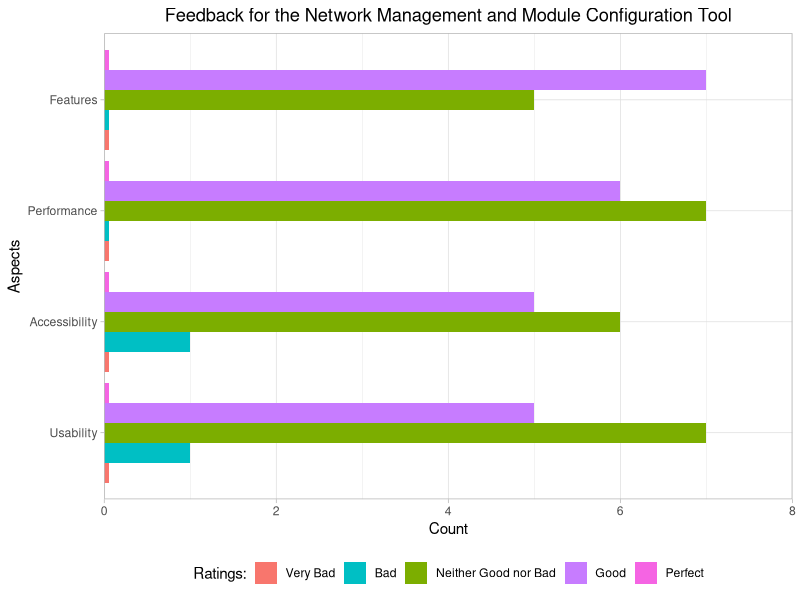
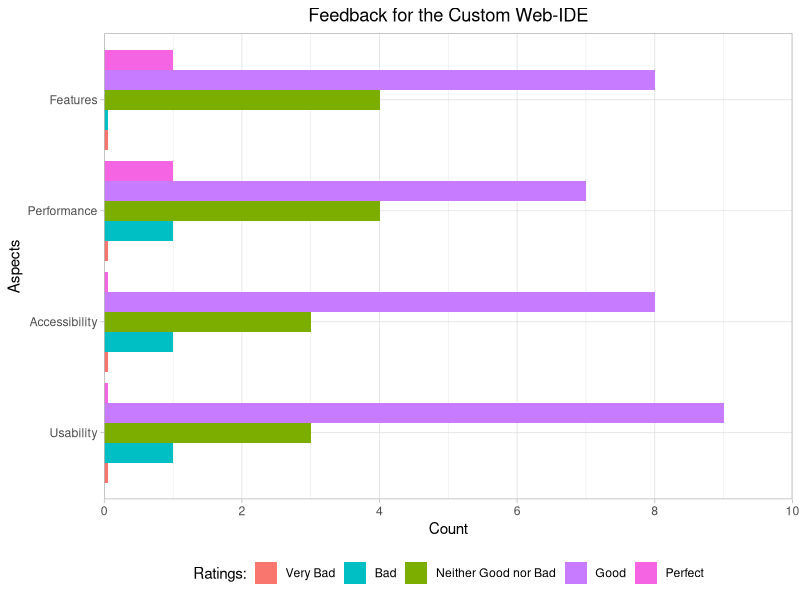
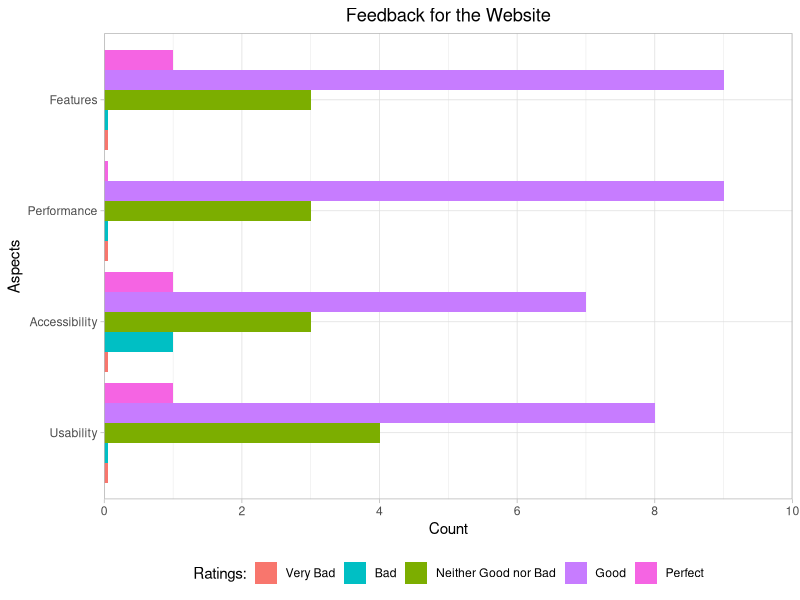
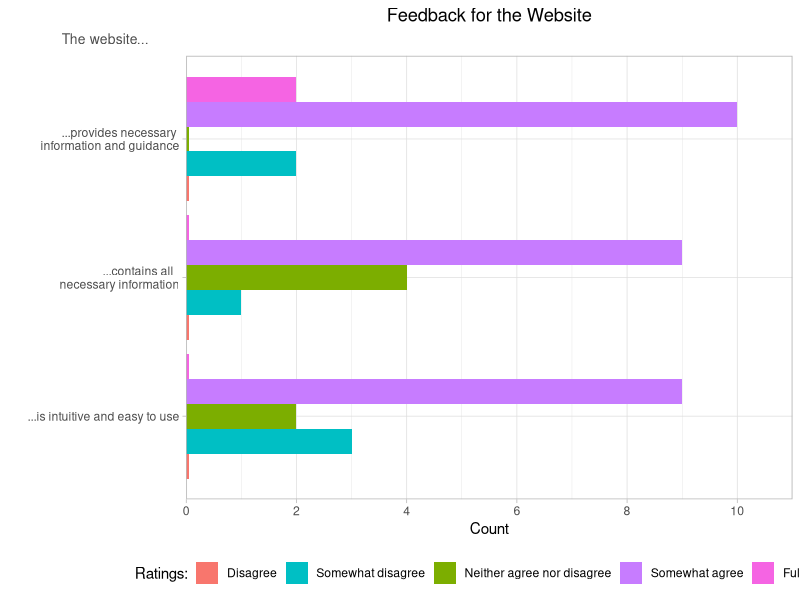
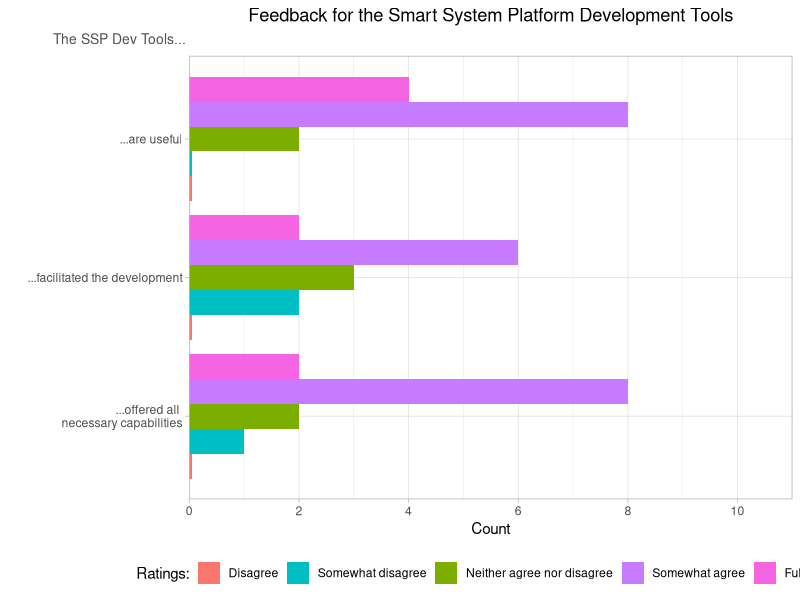

Generate these figures, in order, with R:
## ---- chunk 1
library(ggplot2)
library(dplyr)
library(readr)
library(tidyverse)
library(tidyr)
library(mgcv)

#custom_colours <- c("#F8766D","#00BFC4")
custom_colours <- c("#F8766D", "#00BFC4", "#7CAE00", "#C77CFF", "#F564E3", "#619CFF", "#00BA38")

## ---- chunk 2

data <- read.csv("data/Smart System Platform Feedback_February 11, 2025_23.18.csv", header = TRUE, sep = ",")

descriptions <- data[1, , drop = FALSE]
data <- data %>% slice(-c(1:3))

options1 <- c("Very Bad", "Bad", "Neither Good nor Bad", "Good", "Perfect")
description1 <- c("Usability", "Accessibility", "Performance", "Features")

ide_data <- data[, c(45, 46, 47, 48)]
nmmct_data <- data[, c(49, 50, 51, 52)]
website_data <- data[, c(53, 54, 55, 56)]

options2 <- c("Disagree", "Somewhat disagree", "Neither agree nor disagree", "Somewhat agree", "Fully agree")
website_description0 <- c("...is intuitive and easy to use", "...contains all  \n necessary information", "...provides necessary \n information and guidance")
website_description <- descriptions[, c(66, 67, 70)]
website_data2 <- data[, c(66, 67, 70)]

ssp_description0 <- c("...offered all \n necessary capabilities", "...facilitated the development", "...are useful")
ssp_description <- descriptions[, c( 57, 59, 61)]
ssp_data <- data[, c( 57, 59, 61)]


component_description <- descriptions[, c(42)]
component_data <- data[, c(42)]

options3 <- c("Yes", "No")
completion_description <- descriptions[, c(62)]
completion_data <- data[, c(62)]

architecture_data <- descriptions[, c(65)]
architecture_description <- data[, c(65)]

toolpage_data <- descriptions[, c(69)]
toolpage_description <- data[, c(69)]

## ---- chunk 3

nmmct_long <- nmmct_data %>%
  pivot_longer(cols = everything(), names_to = "Aspect", values_to = "Response") %>%
  drop_na() %>%
  filter(Response != "")  

nmmct_long$Response <- factor(nmmct_long$Response, levels = options1)

nmmct_counts <- nmmct_long %>%
  count(Aspect, Response, name = "Count")
missing_levels <- expand.grid(Aspect = unique(nmmct_counts$Aspect), Response = options1) %>%
  anti_join(nmmct_counts, by = c("Aspect", "Response"))

if (nrow(missing_levels) > 0) {
  missing_levels$Count <- 0.05
  nmmct_counts <- bind_rows(nmmct_counts, missing_levels)
}

custom_colours <- c("Very Bad" = "#F8766D", 
                    "Bad" = "#00BFC4", 
                    "Neither Good nor Bad" = "#7CAE00", 
                    "Good" = "#C77CFF", 
                    "Perfect" = "#F564E3")

p_nmmct <- ggplot(nmmct_counts, aes(x = Aspect, y = Count, fill = Response)) +
  geom_bar(stat = "identity", position = "dodge") + 
  coord_flip() + 
  scale_fill_manual(values = custom_colours, name = "Ratings:", drop = FALSE) +  
  scale_x_discrete(labels = description1) + 
  scale_y_continuous(expand = c(0, 0), , limits = c(0, 8)) +
  labs(title = "Feedback for the Network Management and Module Configuration Tool",
       x = "Aspects",
       y = "Count") +
  theme_light() +
  theme(legend.position = "bottom",
        plot.title = element_text(hjust = 0.5)) 

ggsave(filename = paste0("plots/nmmct.png"), plot = p_nmmct, width = 10, height = 6, dpi = 300, bg = "white")

## ---- chunk 4

ide_long <- ide_data %>%
  pivot_longer(cols = everything(), names_to = "Aspect", values_to = "Response") %>%
  drop_na() %>%
  filter(Response != "")  

ide_long$Response <- factor(ide_long$Response, levels = options1)

ide_counts <- ide_long %>%
  count(Aspect, Response, name = "Count")
missing_levels <- expand.grid(Aspect = unique(ide_counts$Aspect), Response = options1) %>%
  anti_join(ide_counts, by = c("Aspect", "Response"))

if (nrow(missing_levels) > 0) {
  missing_levels$Count <- 0.05
  ide_counts <- bind_rows(ide_counts, missing_levels)
}

custom_colours <- c("Very Bad" = "#F8766D", 
                    "Bad" = "#00BFC4", 
                    "Neither Good nor Bad" = "#7CAE00", 
                    "Good" = "#C77CFF", 
                    "Perfect" = "#F564E3")

p_ide <- ggplot(ide_counts, aes(x = Aspect, y = Count, fill = Response)) +
  geom_bar(stat = "identity", position = "dodge") + 
  coord_flip() + 
  scale_fill_manual(values = custom_colours, name = "Ratings:", drop = FALSE) +  
  scale_x_discrete(labels = description1) + 
  scale_y_continuous(expand = c(0, 0), , limits = c(0, 10), breaks = seq(0, 10, by = 2)) +
  labs(title = "Feedback for the Custom Web-IDE",
       x = "Aspects",
       y = "Count") +
  theme_light() +
  theme(legend.position = "bottom",
        plot.title = element_text(hjust = 0.5)) 

ggsave(filename = paste0("plots/ide.png"), plot = p_ide, width = 10, height = 6, dpi = 300, bg = "white")

## ---- chunk 5

website_long <- website_data %>%
  pivot_longer(cols = everything(), names_to = "Aspect", values_to = "Response") %>%
  drop_na() %>%
  filter(Response != "")  

website_long$Response <- factor(website_long$Response, levels = options1)

website_counts <- website_long %>%
  count(Aspect, Response, name = "Count")
missing_levels <- expand.grid(Aspect = unique(website_counts$Aspect), Response = options1) %>%
  anti_join(website_counts, by = c("Aspect", "Response"))

if (nrow(missing_levels) > 0) {
  missing_levels$Count <- 0.05
  website_counts <- bind_rows(website_counts, missing_levels)
}

custom_colours <- c("Very Bad" = "#F8766D", 
                    "Bad" = "#00BFC4", 
                    "Neither Good nor Bad" = "#7CAE00", 
                    "Good" = "#C77CFF", 
                    "Perfect" = "#F564E3")

p_website <- ggplot(website_counts, aes(x = Aspect, y = Count, fill = Response)) +
  geom_bar(stat = "identity", position = "dodge") + 
  coord_flip() + 
  scale_fill_manual(values = custom_colours, name = "Ratings:", drop = FALSE) +  
  scale_x_discrete(labels = description1) + 
  scale_y_continuous(expand = c(0, 0), , limits = c(0, 10), breaks = seq(0, 10, by = 2)) +
  labs(title = "Feedback for the Website",
       x = "Aspects",
       y = "Count") +
  theme_light() +
  theme(legend.position = "bottom",
        plot.title = element_text(hjust = 0.5)) 

ggsave(filename = paste0("plots/website.png"), plot = p_website, width = 10, height = 6, dpi = 300, bg = "white")

## ---- chunk 6

website_long <- website_data2 %>%
  pivot_longer(cols = everything(), names_to = "Aspect", values_to = "Response") %>%
  drop_na() %>%
  filter(Response != "")  

website_long$Response <- factor(website_long$Response, levels = options2)

website_counts <- website_long %>%
  count(Aspect, Response, name = "Count")
missing_levels <- expand.grid(Aspect = unique(website_counts$Aspect), Response = options2) %>%
  anti_join(website_counts, by = c("Aspect", "Response"))

if (nrow(missing_levels) > 0) {
  missing_levels$Count <- 0.05
  website_counts <- bind_rows(website_counts, missing_levels)
}

custom_colours2 <- c("Disagree" = "#F8766D", 
                    "Somewhat disagree" = "#00BFC4", 
                    "Neither agree nor disagree" = "#7CAE00", 
                    "Somewhat agree" = "#C77CFF", 
                    "Fully agree" = "#F564E3")

p_website2 <- ggplot(website_counts, aes(x = Aspect, y = Count, fill = Response)) +
  geom_bar(stat = "identity", position = "dodge") + 
  coord_flip() + 
  scale_fill_manual(values = custom_colours2, name = "Ratings:", drop = FALSE) +  
  scale_x_discrete(labels = website_description0) + 
  scale_y_continuous(expand = c(0, 0), , limits = c(0, 11), breaks = seq(0, 10, by = 2)) +
  labs(title = "Feedback for the Website",
       subtitle = "The website...",
       x = "",
       y = "Count") +
  theme_light() +
  theme(legend.position = "bottom",
        plot.title = element_text(hjust = 0.5),
        plot.subtitle = element_text(hjust = -0.24, size = 10, color = "grey30")
        ) 

ggsave(filename = paste0("plots/website2.png"), plot = p_website2, width = 10, height = 6, dpi = 300, bg = "white")

## ---- chunk 7

ssp_long <- ssp_data %>%
  pivot_longer(cols = everything(), names_to = "Aspect", values_to = "Response") %>%
  drop_na() %>%
  filter(Response != "")  

ssp_long$Response <- factor(ssp_long$Response, levels = options2)

ssp_counts <- ssp_long %>%
  count(Aspect, Response, name = "Count")
missing_levels <- expand.grid(Aspect = unique(ssp_counts$Aspect), Response = options2) %>%
  anti_join(ssp_counts, by = c("Aspect", "Response"))

if (nrow(missing_levels) > 0) {
  missing_levels$Count <- 0.05
  ssp_counts <- bind_rows(ssp_counts, missing_levels)
}

custom_colours2 <- c("Disagree" = "#F8766D", 
                    "Somewhat disagree" = "#00BFC4", 
                    "Neither agree nor disagree" = "#7CAE00", 
                    "Somewhat agree" = "#C77CFF", 
                    "Fully agree" = "#F564E3")

p_ssp <- ggplot(ssp_counts, aes(x = Aspect, y = Count, fill = Response)) +
  geom_bar(stat = "identity", position = "dodge") + 
  coord_flip() + 
  scale_fill_manual(values = custom_colours2, name = "Ratings:", drop = FALSE) +  
  scale_x_discrete(labels = ssp_description0) + 
  scale_y_continuous(expand = c(0, 0), , limits = c(0, 11), breaks = seq(0, 10, by = 2)) +
  labs(title = "Feedback for the Smart System Platform Development Tools",
       subtitle = "The SSP Dev Tools...",
       x = "",
       y = "Count") +
  theme_light() +
  theme(legend.position = "bottom",
        plot.title = element_text(hjust = 0.5),
        plot.subtitle = element_text(hjust = -0.29, size = 10, color = "grey30")
        )

ggsave(filename = paste0("plots/ssp.png"), plot = p_ssp, width = 10, height = 6, dpi = 300, bg = "white")


## ---- chunk 8
